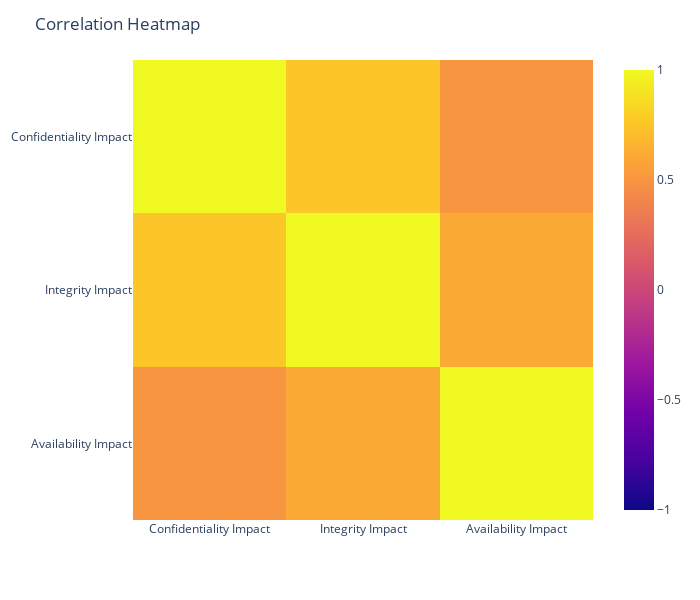

Notebook code cell kept with this figure:
### Code cell
dt_analyzer.check_correlation(processed_df, "ConfidentialityImpactNumeric", "IntegrityImpactNumeric")
column_display_info = [
    {"column_name": "ConfidentialityImpactNumeric", "display_name": "Confidentiality Impact"},
    {"column_name": "IntegrityImpactNumeric", "display_name": "Integrity Impact"},
    {"column_name": "AvailabilityImpactNumeric", "display_name": "Availability Impact"}
]
dt_analyzer.show_correlation_matrix_heatmap(processed_df, column_display_info, 700, 600)

### Figure 1 — Plotly figure (JSON) as saved in the notebook; plotly's stock layout.template omitted (floating-point values rounded to 4 significant figures)
{"data": [{"coloraxis": "coloraxis", "hovertemplate": "x: %{x}<br>y: %{y}<br>color: %{z}<extra></extra>", "name": "0", "type": "heatmap", "x": ["Confidentiality Impact", "Integrity Impact", "Availability Impact"], "xaxis": "x", "y": ["Confidentiality Impact", "Integrity Impact", "Availability Impact"], "yaxis": "y", "z": [[1, 0.7573, 0.498], [0.7573, 1, 0.6068], [0.498, 0.6068, 1]]}], "layout": {"coloraxis": {"cmax": 1, "cmin": -1, "colorscale": [[0, "#0d0887"], [0.1111, "#46039f"], [0.2222, "#7201a8"], [0.3333, "#9c179e"], [0.4444, "#bd3786"], [0.5556, "#d8576b"], [0.6667, "#ed7953"], [0.7778, "#fb9f3a"], [0.8889, "#fdca26"], [1, "#f0f921"]]}, "height": 600, "margin": {"t": 60}, "title": {"text": "Correlation Heatmap"}, "width": 700, "xaxis": {"anchor": "y", "constrain": "domain", "domain": [0, 1], "scaleanchor": "y"}, "yaxis": {"anchor": "x", "autorange": "reversed", "constrain": "domain", "domain": [0, 1]}}}
